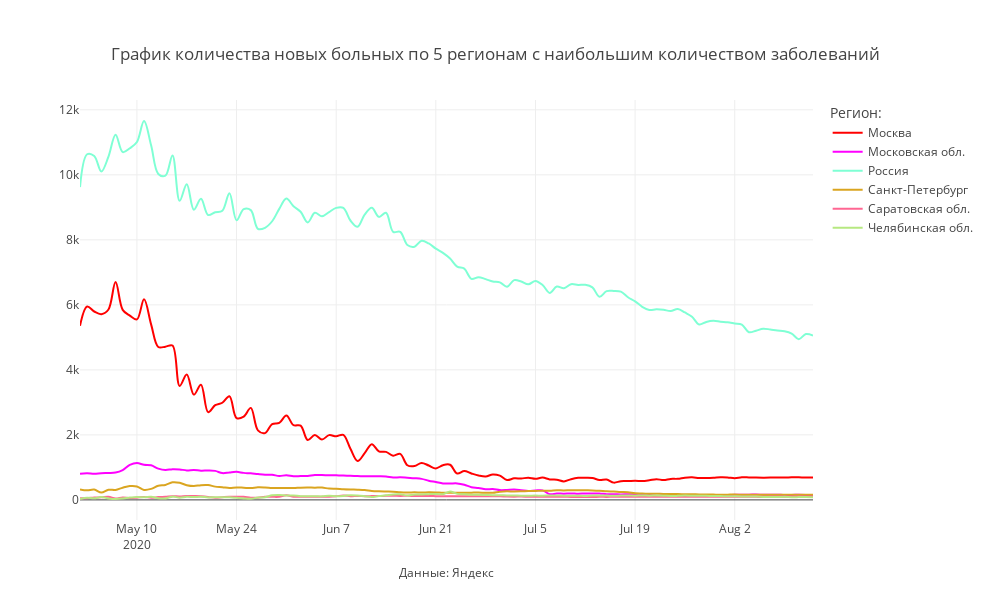

The notebook cell this image was saved under:
### Code cell
mask = (X.Date>datetime.date(2020,5,1))&(X.Region.isin(regions_towatch))
#mask = (X.Region.isin(regions_towatch))

fig = px.line(X[mask], y="Day_confirmed", x="Date",
                             color="Region", line_group="Region",
              line_shape="spline", render_mode="notebook",labels={'Region':'Регион:'},
              color_discrete_map={
                "Москва": "red",
                "Московская обл.": "magenta",
                "Санкт-Петербург": "goldenrod",
                "Нижегородская обл.": "darkblue",
                "Свердловская обл.": "green",
                 'Россия': 'aquamarine'},
             title="График количества новых больных по 5 регионам с наибольшим количеством заболеваний")

fig.update_layout(
    annotations=[
            dict(
            x=0.5,
            y=-0.15,
            showarrow=False,
            text="Данные: Яндекс",
            xref="paper",
            yref="paper")],
           
                  title_x = 0.5,
                  title_y= 0.9,
                  title_xanchor = "center",
                  title_yanchor = "bottom", 
                  
                  width = 990, height = 600,template = 'gridon',
    
    
                  xaxis_title='',yaxis_title = ''
)

fig.show()
